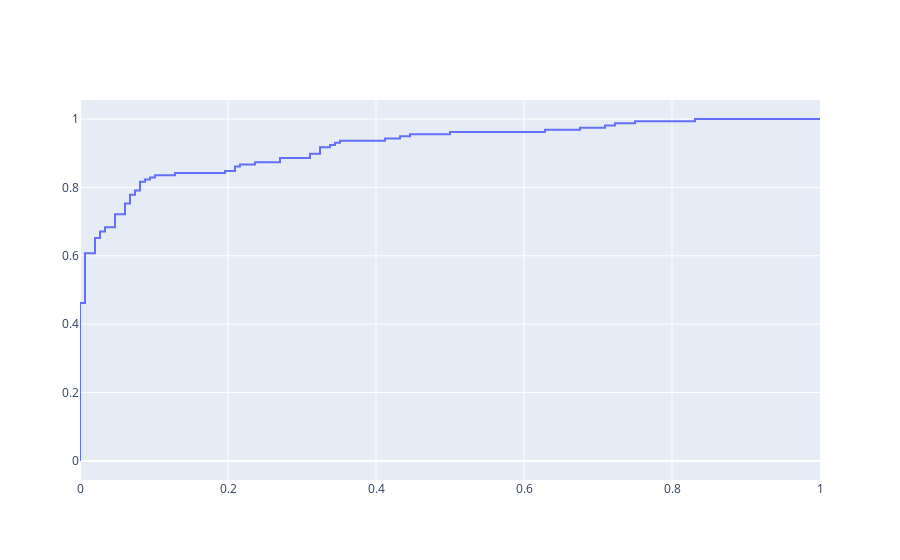
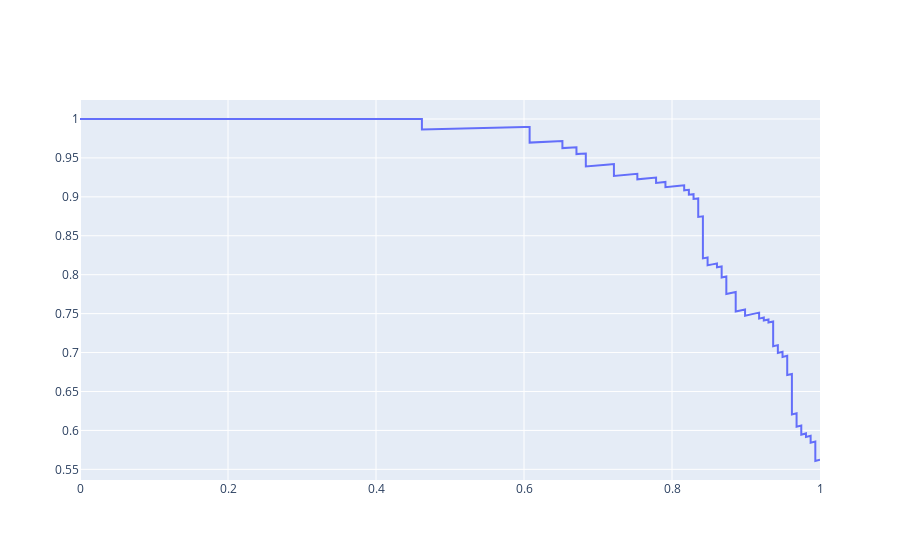

The notebook cell saved with these charts, in order:
### Code cell
preds = clf.predict_proba(X_dev)[:, 1]
print('FPR-TRP Curve')

fpr, tpr, thresh = roc_curve(Y_dev, preds)
roc_auc = auc(fpr, tpr)
fig = go.Figure()
fig.add_trace(go.Scatter(
    x = fpr,
    y = tpr,
    text = thresh,
    mode='lines'
))
fig.show()
print(roc_auc)


print('P-R Curve')
precision, recall, thresholds = precision_recall_curve(Y_dev, preds)
fig = go.Figure()
fig.add_trace(go.Scatter(
    x=recall,
    y=precision,
    text=np.array(thresholds).astype(str)
))
fig.show()
print('AUC: ', auc(recall, precision))
